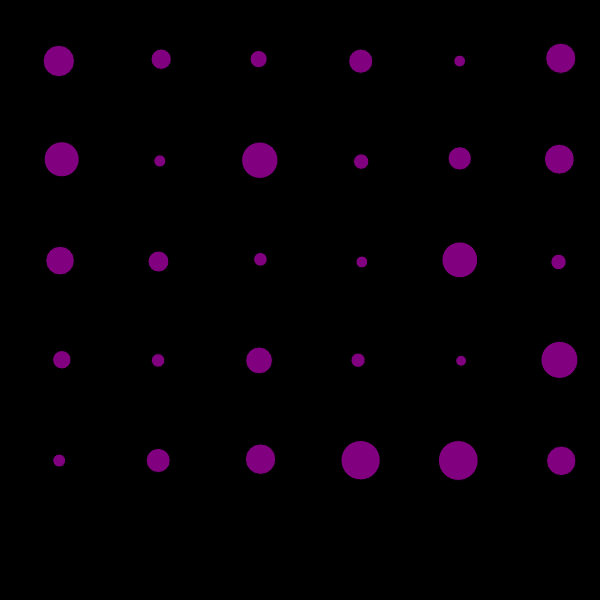
Frame 1 (no input)
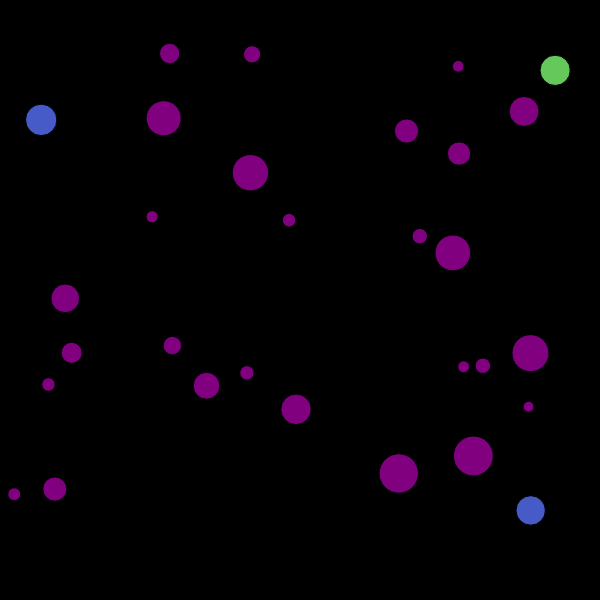
Frame 60 (no input)
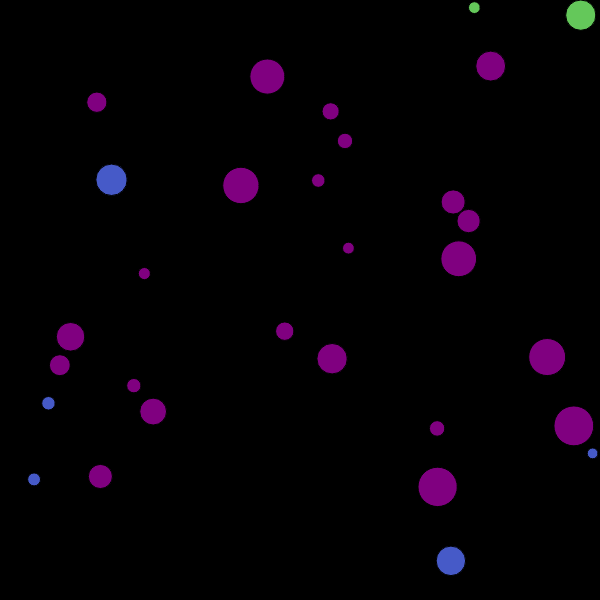
Frame 120 (the mouse pressed at the canvas centre since frame 60)

The p5.js sketch that drew these frames (run headless with seeded random() and noise() and a simulated clock; from frame 60 on, the mouse is pressed at the canvas centre):

// p5.js sketch
// ── sketch.js

//define spheres array
let spheres = [];
//define number of spheres to be generated
const numOfSpheres = 30;

function setup() {

    createCanvas(600, 600);

  //define original positions of spheres
    let start_x = 60;
    let start_y = 60;
    for (let i = 0; i < numOfSpheres; i++) {
        spheres.push(new Sphere(start_x, start_y));

    //make sure spheres don't overlap at the beginning
        start_x += 100;
        if (start_x > width) {
            start_x = 60;
            start_y += 100;
        }
    }
}

function draw() {
    background('black');

//keep code within the draw function so that the image refreshes with each iteration

    for (let i = 0; i < spheres.length; i++) {

            // define sphere methods
            spheres[i].sphereCheck(spheres, i);
            spheres[i].edgeCheck();
            spheres[i].move();
            spheres[i].display();
        }
    }

//define Sphere class
    class Sphere {
        constructor(x, y, size) {
            this.color = 'purple';
            this.size = random(10, 40);
            this.rad = this.size / 2;
            this.posX = x;
            this.posY = y;
            this.deltaX = random(-2, 2);
            this.deltaY = random(-2, 2);
        }

//show spheres
        display() {

            push();

            fill(this.color);
            translate(this.posX, this.posY);
            ellipse(0, 0, this.size);

            pop();
        }

//move spheres from original positions
        move() {
               this.posX += this.deltaX;
               this.posY += this.deltaY;
           }

//keep spheres within the confines of the canvas by limiting to 600 pixels in both x and y direction
           edgeCheck() {

               if (this.posX + this.rad >= width || this.posX - this.rad <= 0) {
                   this.deltaX *= -1;
                   this.color = 'rgb(70, 90, 200)';
               }

               if (this.posY + this.rad >= height || this.posY - this.rad <= 0) {
                   this.deltaY *= -1;
                   this.color = 'rgb(100, 70, 170)';

                if (this.posY + this.rad < height || this.posY - this.rad <= 0) {
                     this.deltaY *= 1;
                      this.color = 'rgb(200, 100, 90)';
                    }

                    if (this.posX + this.rad < width || this.posX - this.rad <= 0) {
                        this.deltaX *= -1;
                        this.color = 'rgb(100, 200, 90)';
                    }

               }
           }
           sphereCheck(otherSpheres, presentsphere) {
                //loop applying to all spheres contained in array
                   for (let n = 0; n < otherSpheres.length; n++) {

                      //if check returns yes for sphere being itself, skip
                      //if returns false, it's a different sphere
                 if (n != presentsphere) {
                        let d = dist(this.posX, this.posY, otherSpheres[n].posX, otherSpheres[n].posY);
                        let radii = this.rad + otherSpheres[n].rad;

                    //if distance between spheres is less than or equal to other sphere (touching), then reverse trajectory
                        if (d <= radii) {
                               this.deltaX *= -1;
                               this.deltaY *= -1;




                           }
                       }
                   }
               }
           }
